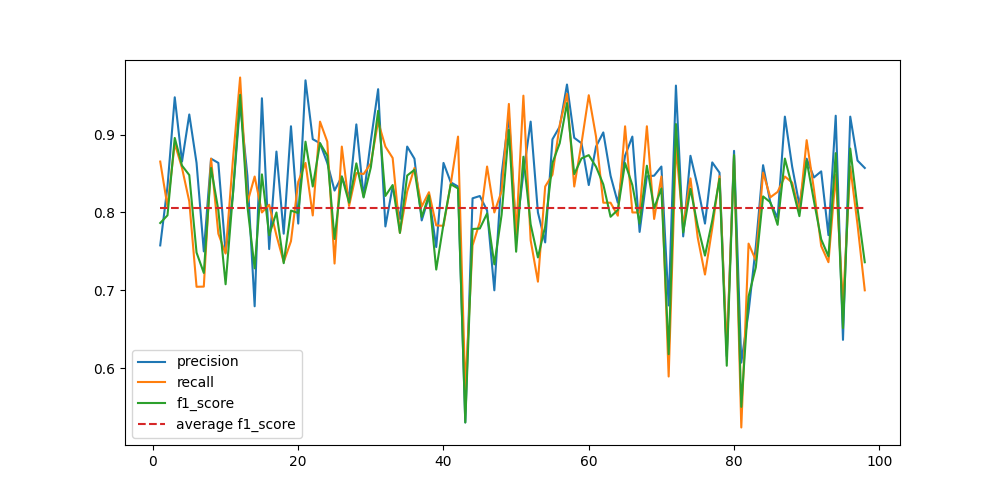

This figure's Python source:
import matplotlib.pyplot as plt
import json
import numpy as np

data_path = "saved_results/BERT_SPAN/BERT_SPAN_results.json"
data = json.load(open(data_path, "r"))

Ps = data["precision"]
Rs = data["recall"]
F1s = data["f1_score"]

def plot_results(Ps, Rs, F1s, save_path):
    assert len(Ps) == len(Rs) == len(F1s), "length of Ps, Rs, F1s should be equal!"
    plt.figure(figsize=(10, 5))
    xx = np.arange(1, len(Ps)+1)
    plt.plot(xx, Ps, label='precision')
    plt.plot(xx, Rs, label='recall')
    plt.plot(xx, F1s, label='f1_score')
    plt.plot(xx, np.mean(F1s)*np.ones(len(F1s)), label='average f1_score', linestyle='--')
    plt.legend()
    plt.savefig(save_path)
    
save_path = "test.png"
plot_results(Ps, Rs, F1s, save_path)
